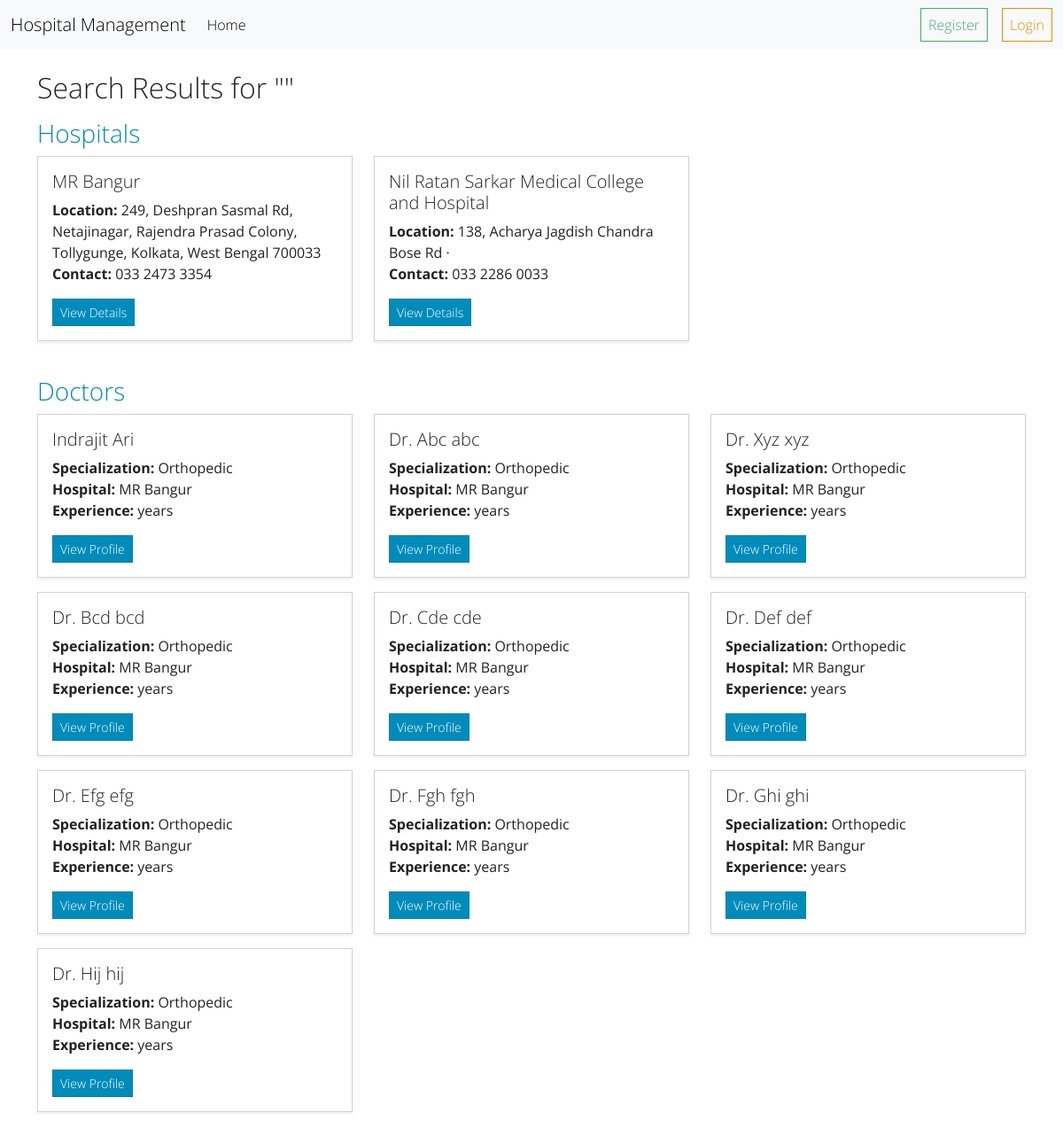
The page /search/ on the database as committed earlier.
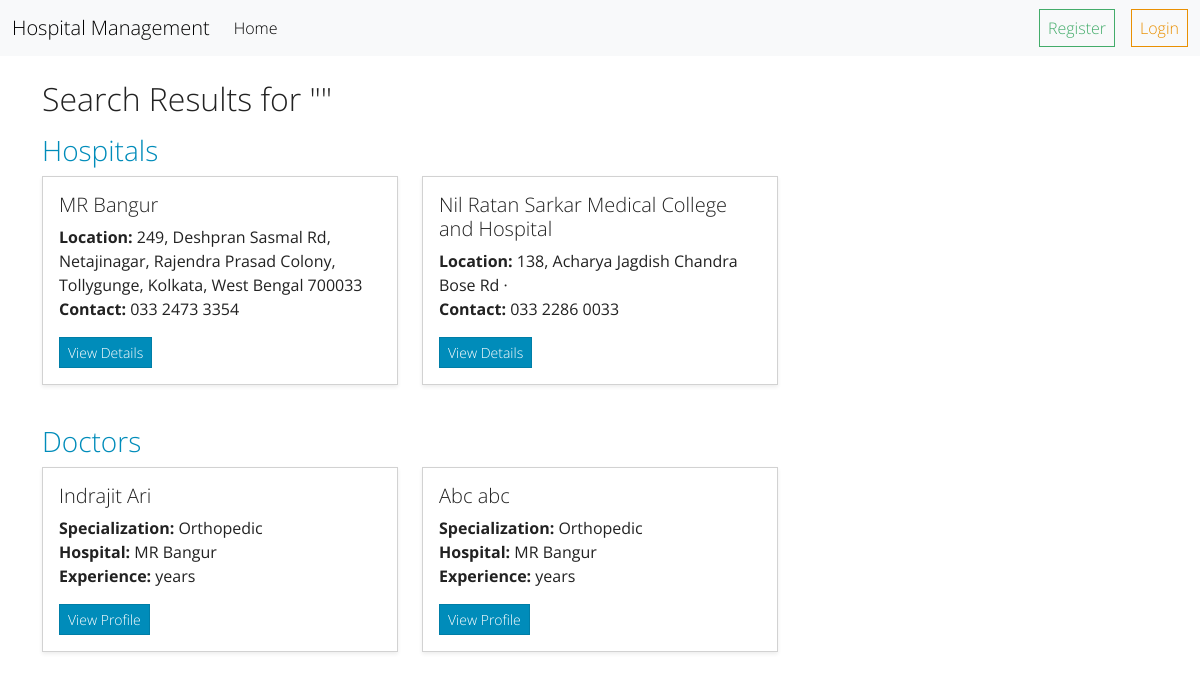
The same page on the database as committed later.
### hospital/models.py (models this page shows, shortened)
class Hospital(models.Model):
    name = models.CharField(max_length=255)
    address = models.TextField()
    phone = models.CharField(max_length=15)
    email = models.EmailField(unique=True)
    website = models.URLField(blank=True, null=True)
    created_at = models.DateTimeField(auto_now_add=True, blank=True, null=True)
    image = models.ImageField(upload_to="hospital_images",blank=True,null=True)

class User(AbstractUser):
    username = None
    first_name = models.CharField(max_length=20)
    last_name = models.CharField(max_length=50)
    email = models.EmailField(unique=True)
    hospital = models.ForeignKey(
        'Hospital', on_delete=models.SET_NULL, null=True, blank=True)
    department = models.ForeignKey(
        Department, on_delete=models.SET_NULL, null=True, blank=True)
    role = models.CharField(max_length=20, choices=[
        ('admin', 'Admin'),
        ('doctor', 'Doctor'),
        ('staff', 'Staff'),
        ('patient', 'Patient')
    ], default='patient')
    groups = models.ManyToManyField(
        Group, related_name="hospital_users", blank=True)
    user_permissions = models.ManyToManyField(
        Permission, related_name="hospital_users_permissions", blank=True)
    abha_id = models.CharField(max_length=15, blank=True, null=True)
    USERNAME_FIELD = 'email'
    REQUIRED_FIELDS = []
    objects = CustomUserManager()

class Department(models.Model):
    name = models.CharField(max_length=255)
    description = models.TextField(blank=True, null=True)
    hospital = models.ForeignKey('Hospital', on_delete=models.CASCADE)
    created_at = models.DateTimeField(auto_now_add=True)

### hospital_management/views.py (the view)
# urls.py: path("search/", views.search_results, name="search"),
def search_results(request):
    query = request.GET.get("q","")
    hospitals = Hospital.objects.filter (
        Q(name__icontains=query) | Q(address__icontains=query)
    )
    doctors = User.objects.filter(
        Q(first_name__icontains=query) | Q(last_name__icontains=query),
        role="doctor"
    )
    return render(
        request,
        "hospital/search_results.html",
        {"query": query,"hospitals": hospitals,"doctors": doctors}
    )

### templates/hospital/search_results.html (shortened to what this page needs)
{% extends 'layout.html' %}
{% block content %}
<div class="container mt-4">
    <h2 class="mb-3">Search Results for "{{ query }}"</h2>
    {% if hospitals %}
    <div class="mb-4">
        <h3 class="text-primary">Hospitals</h3>
        <div class="row">
            {% for hospital in hospitals %}
            <div class="col-md-4">
                <div class="card shadow-sm mb-3">
                    <div class="card-body">
                        <h5 class="card-title">{{ hospital.name }}</h5>
                        <p class="card-text">
                            <strong>Location:</strong> {{ hospital.address }} <br />
                            <strong>Contact:</strong> {{ hospital.phone }}
                        </p>
                        <a href="{% url 'show_hospital' hospital.id %}" class="btn btn-primary btn-sm">
                            View Details
                        </a>
                    </div>
                </div>
            </div>
            {% endfor %}
        </div>
    </div>
    {% endif %}
    {% if doctors %}
    <div class="mb-4">
        <h3 class="text-primary">Doctors</h3>
        <div class="row">
            {% for doctor in doctors %}
            <div class="col-md-4">
                <div class="card shadow-sm mb-3">
                    <div class="card-body">
                        <h5 class="card-title">{{ doctor.first_name }} {{ doctor.last_name }}</h5>
                        <p class="card-text">
                            <strong>Specialization:</strong> {{ doctor.department.name }} <br />
                            <strong>Hospital:</strong> {{ doctor.hospital.name }} <br />
                            <strong>Experience:</strong> {{ doctor.profile.experience }} years
                        </p>
                        <a href="{% url 'show_hospital' doctor.hospital.id %}" class="btn btn-primary btn-sm">
                            View Profile
                        </a>
                    </div>
                </div>
            </div>
            {% endfor %}
        </div>
    </div>
    {% endif %}
</div>
{% endblock %}

### templates/layout.html (shortened to what this page needs)
{% load static %}
<!DOCTYPE html>
<html lang="en">
  <head>
    <link rel="stylesheet" href="{% static 'bootstrap.min.css' %}" />
  </head>
  <body>
    {% include "partials/navbar.html"%}
    {% block content %}{% endblock content %}
  </body>
</html>

### templates/partials/navbar.html (shortened to what this page needs)
<nav class="navbar navbar-expand-lg bg-body-tertiary">
    <div class="container-fluid">
      <a class="navbar-brand" href="{% url "home" %}">Hospital Management</a>
      <div class="collapse navbar-collapse" id="navbarSupportedContent">
        <ul class="navbar-nav me-auto mb-2 mb-lg-0">
          <li class="nav-item">
            <a class="nav-link active" aria-current="page" href="{% url "home" %}">Home</a>
          </li>
        </ul>
        {%if request.user.is_authenticated %}
        <div class="dropdown mx-2">
          <button class="btn btn-secondary dropdown-toggle" type="button" data-bs-toggle="dropdown" aria-expanded="false">
           Hello  {{request.user.first_name}} !
          </button>
          <ul class="dropdown-menu">
            {% if request.user.role == "patient" %}
            <li><a class="dropdown-item" href="{% url 'patient_prescriptions'%}">My Prescriptions</a></li>
            <li><a class="dropdown-item" href="{% url "patient_appointments" %}">Appointments</a></li>
            {% elif request.user.role == "staff" or request.user.role == "admin" %}
            <li><a class="dropdown-item" href="/admin">Admin Panel</a></li>
            {% endif %}
            <li><a class="dropdown-item" href="#">Profile</a></li>
            <li><a href="{% url "logout" %}" class="dropdown-item">Logout</a></li>
          </ul>
        </div>
        <form class="d-flex" role="search" action="{% url 'search' %}" method="GET">
          <input class="form-control me-2" type="search" placeholder="Search" name="q" aria-label="Search">
          <button class="btn btn-outline-success" type="submit">Search</button>
        </form>
        {%else%}
        <div class="d-flex">
        <span class="mx-3">
          <a href="{% url "register_user" %}" class="btn btn-outline-success">Register</a>
        </span>
        <span class="ml-2">
          <a href="{% url "login_user" %}" class="btn btn-outline-warning ">Login </a>
        </span>
        </div>
        {% endif %}
      </div>
    </div>
  </nav>

Rows that differ between the two databases and show on the page:
removed User: first_name "Dr. Abc", last_name "abc", department.name "Orthopedic", hospital.name "MR Bangur"
removed User: first_name "Dr. Xyz", last_name "xyz", department.name "Orthopedic", hospital.name "MR Bangur"
removed User: first_name "Dr. Bcd", last_name "bcd", department.name "Orthopedic", hospital.name "MR Bangur"
removed User: first_name "Dr. Cde", last_name "cde", department.name "Orthopedic", hospital.name "MR Bangur"
removed User: first_name "Dr. Def", last_name "def", department.name "Orthopedic", hospital.name "MR Bangur"
removed User: first_name "Dr. Efg", last_name "efg", department.name "Orthopedic", hospital.name "MR Bangur"
removed User: first_name "Dr. Fgh", last_name "fgh", department.name "Orthopedic", hospital.name "MR Bangur"
removed User: first_name "Dr. Ghi", last_name "ghi", department.name "Orthopedic", hospital.name "MR Bangur"
removed User: first_name "Dr. Hij", last_name "hij", department.name "Orthopedic", hospital.name "MR Bangur"
added User: first_name "Abc", last_name "abc", department.name "Orthopedic", hospital.name "MR Bangur"
